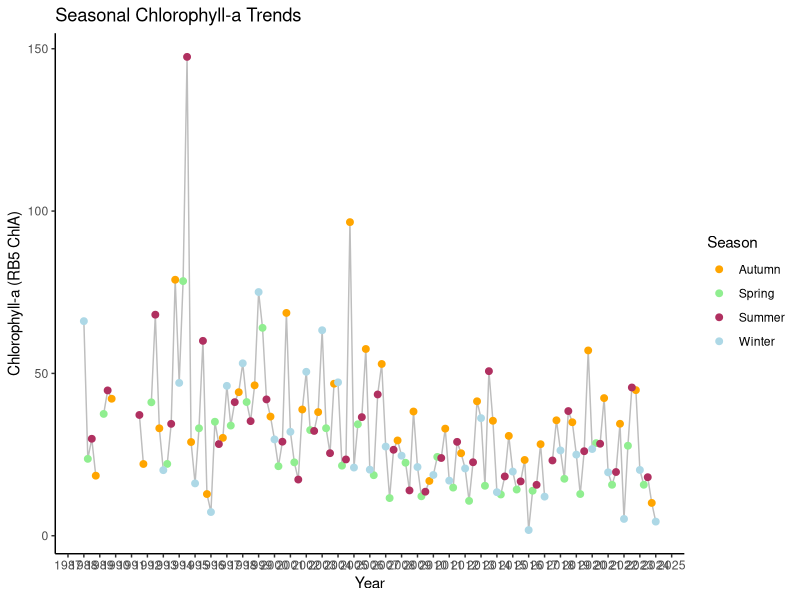
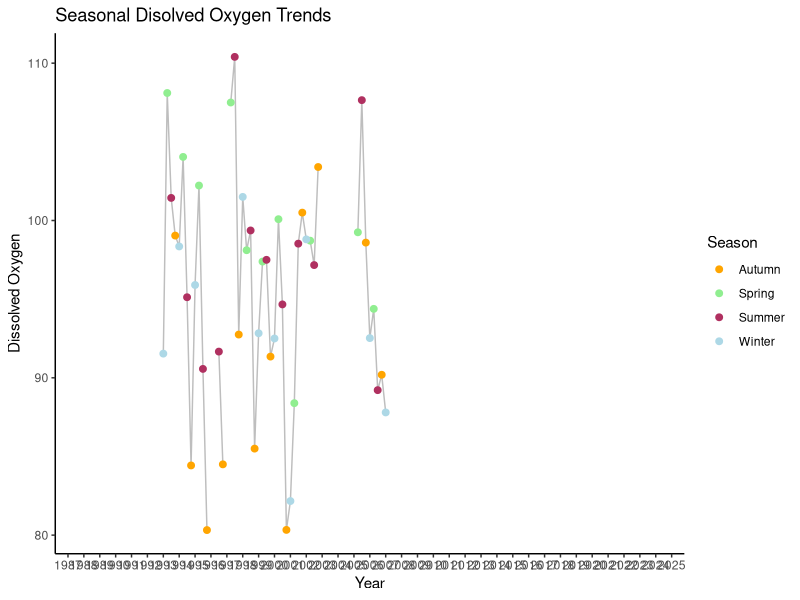
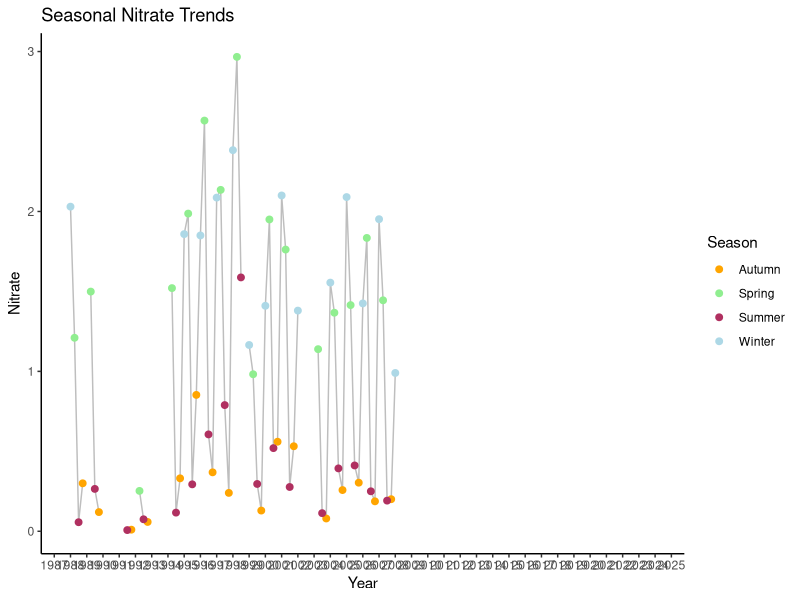
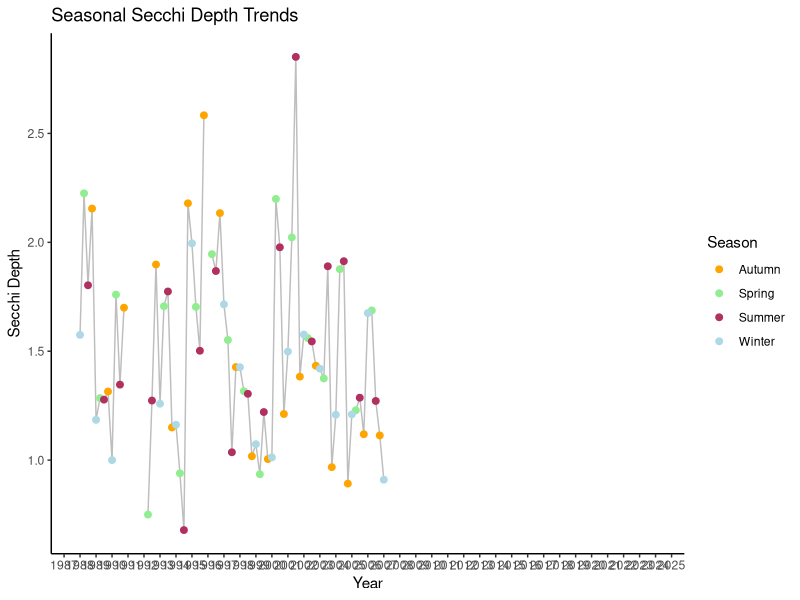
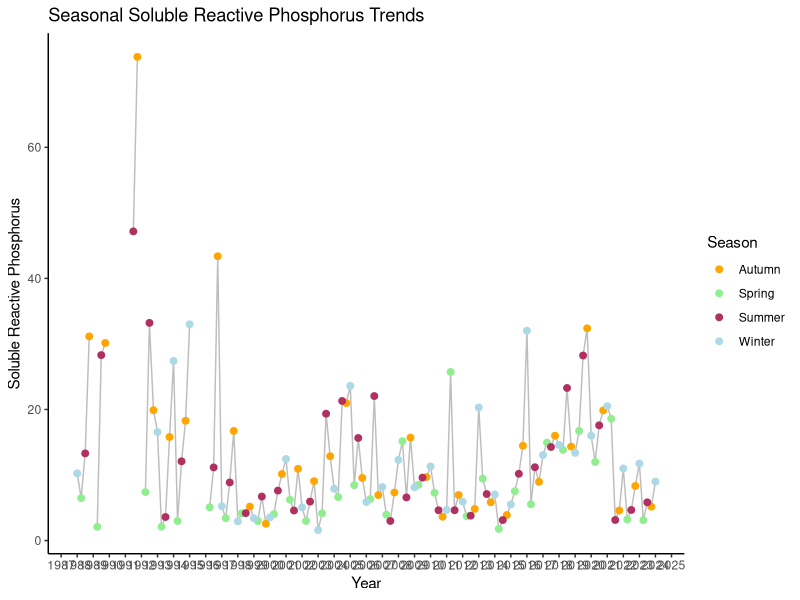
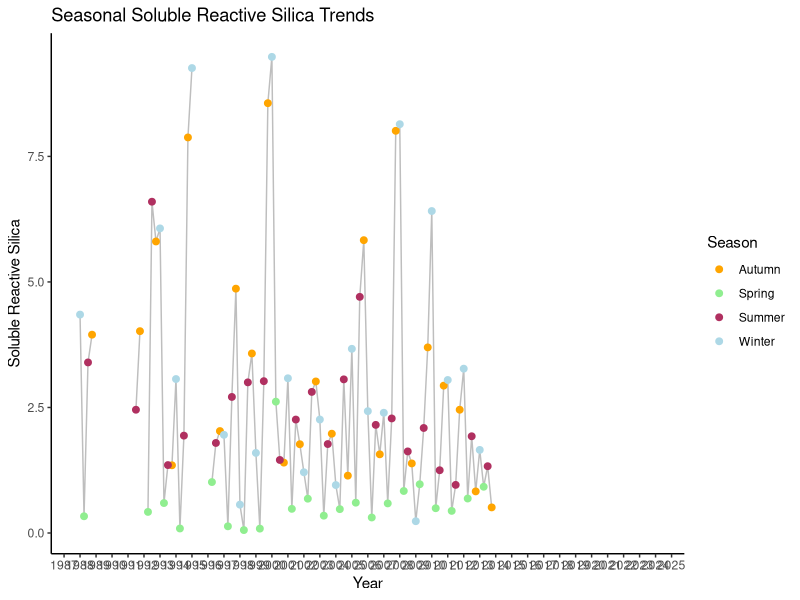
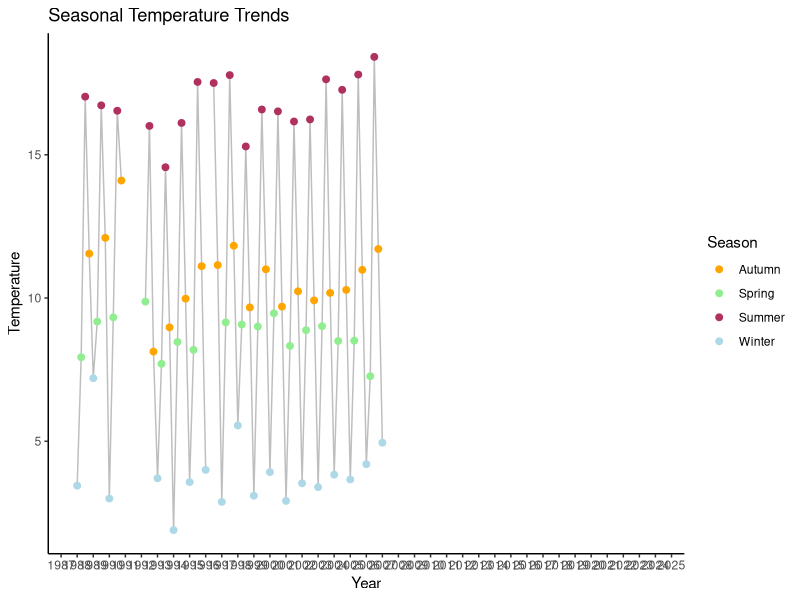
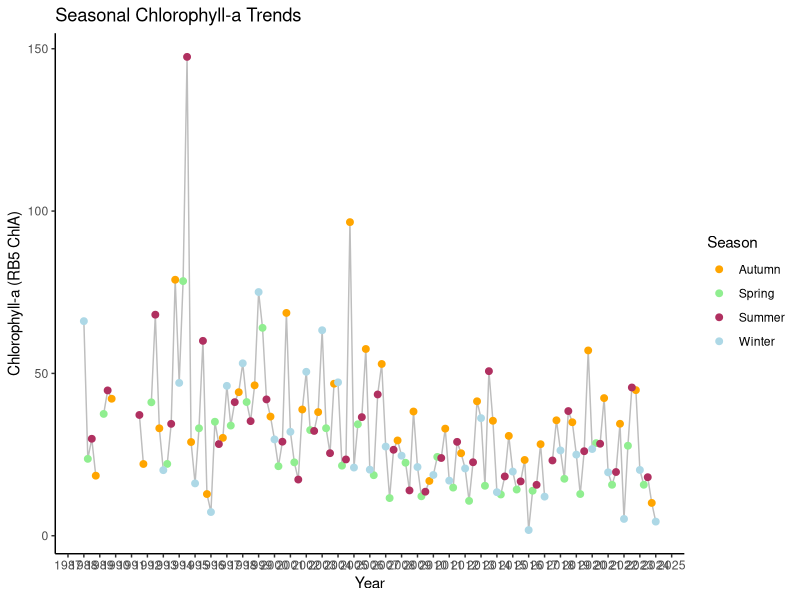

The R script that drew these images, in order:
#4/3/25
#plotting seasonal data 

library(tidyverse)

#load data
RB5_monthly_average<-read.csv("data/raw/csv/RB5_monitoring_data_monthly_average_1980-2023.csv")

View(RB5_monthly_average)

# Add a season column

RB5_seasonal_average <- RB5_monthly_average %>%
  mutate(
    season = case_when(
      month %in% c(12) ~ "Winter",    # December is Winter
      month %in% c(1, 2) ~ "Winter",  # January & February are also Winter
      month %in% c(3, 4, 5) ~ "Spring",
      month %in% c(6, 7, 8) ~ "Summer",
      month %in% c(9, 10, 11) ~ "Autumn"
    ),
    season_year = if_else(month == 12, year + 1, year)  # Shift December’s year forward
  ) %>%
  group_by(season_year, season) %>%
  summarise(across(starts_with("RB5"), mean, na.rm = TRUE), .groups = "drop")  # Averages all RB5.* columns

# Assign numeric months for correct date alignment
RB5_seasonal_average <- RB5_seasonal_average %>%
  mutate(
    month_for_plot = case_when(
      season == "Winter" ~ 1,   # Assign January as representative of Winter
      season == "Spring" ~ 4,   # April for Spring
      season == "Summer" ~ 7,   # July for Summer
      season == "Autumn" ~ 10   # October for Autumn
    ),
    date_for_plot = as.Date(paste(season_year, month_for_plot, "01", sep = "-")) # Create valid Date
  )

View(RB5_seasonal_average)

# Plot seasonal ChlA over time grouped by season
plot_seasonalchla<-ggplot(RB5_seasonal_average, aes(x = date_for_plot, y = `RB5.ChlA`)) +
  geom_line(size = 0.5, colour='grey') +  # Line plot for trends
  geom_point(size = 2, aes(colour=season)) +   # Points for individual data
  labs(title = "Seasonal Chlorophyll-a Trends",
       x = "Year",
       y = "Chlorophyll-a (RB5 ChlA)",
       color = "Season") +
  theme_classic() +
  scale_color_manual(values = c("Winter" = "lightblue", "Spring" = "lightgreen", 
                                "Summer" = "maroon", "Autumn" = "orange"))+
  scale_x_date(date_labels = "%Y", date_breaks = "1 year")
plot_seasonalchla

ggsave("output/seasonaltimeseries/ChlA.png",plot_seasonalchla,width=16,height=8,dpi=450)

# Plot seasonal DO over time grouped by season
plot_seasonalDO<-ggplot(RB5_seasonal_average, aes(x = date_for_plot, y = `RB5.DO`)) +
  geom_line(size = 0.5, colour='grey') +  # Line plot for trends
  geom_point(size = 2, aes(colour=season)) +   # Points for individual data
  labs(title = "Seasonal Disolved Oxygen Trends",
       x = "Year",
       y = "Dissolved Oxygen",
       color = "Season") +
  theme_classic() +
  scale_color_manual(values = c("Winter" = "lightblue", "Spring" = "lightgreen", 
                                "Summer" = "maroon", "Autumn" = "orange"))+
  scale_x_date(date_labels = "%Y", date_breaks = "1 year")
plot_seasonalDO

ggsave("output/seasonaltimeseries/DO.png",plot_seasonalDO,width=16,height=8,dpi=450)

# Plot seasonal DO over time grouped by season
plot_seasonalNO3<-ggplot(RB5_seasonal_average, aes(x = date_for_plot, y = `RB5.NO3`)) +
  geom_line(size = 0.5, colour='grey') +  # Line plot for trends
  geom_point(size = 2, aes(colour=season)) +   # Points for individual data
  labs(title = "Seasonal Nitrate Trends",
       x = "Year",
       y = "Nitrate",
       color = "Season") +
  theme_classic() +
  scale_color_manual(values = c("Winter" = "lightblue", "Spring" = "lightgreen", 
                                "Summer" = "maroon", "Autumn" = "orange"))+
  scale_x_date(date_labels = "%Y", date_breaks = "1 year")

plot_seasonalNO3

ggsave("output/seasonaltimeseries/NO3.png",plot_seasonalNO3,width=16,height=8,dpi=450)

# Plot seasonal SD over time grouped by season
plot_seasonalSD<-ggplot(RB5_seasonal_average, aes(x = date_for_plot, y = `RB5.SD`)) +
  geom_line(size = 0.5, colour='grey') +  # Line plot for trends
  geom_point(size = 2, aes(colour=season)) +   # Points for individual data
  labs(title = "Seasonal Secchi Depth Trends",
       x = "Year",
       y = "Secchi Depth",
       color = "Season") +
  theme_classic() +
  scale_color_manual(values = c("Winter" = "lightblue", "Spring" = "lightgreen", 
                                "Summer" = "maroon", "Autumn" = "orange"))+
  scale_x_date(date_labels = "%Y", date_breaks = "1 year")

plot_seasonalSD

ggsave("output/seasonaltimeseries/SD.png",plot_seasonalSD,width=16,height=8,dpi=450)

# Plot seasonal SRP over time grouped by season
plot_seasonalSRP<-ggplot(RB5_seasonal_average, aes(x = date_for_plot, y = `RB5.SRP`)) +
  geom_line(size = 0.5, colour='grey') +  # Line plot for trends
  geom_point(size = 2, aes(colour=season)) +   # Points for individual data
  labs(title = "Seasonal Soluble Reactive Phosphorus Trends",
       x = "Year",
       y = "Soluble Reactive Phosphorus",
       color = "Season") +
  theme_classic() +
  scale_color_manual(values = c("Winter" = "lightblue", "Spring" = "lightgreen", 
                                "Summer" = "maroon", "Autumn" = "orange"))+
  scale_x_date(date_labels = "%Y", date_breaks = "1 year")

plot_seasonalSRP

ggsave("output/seasonaltimeseries/SRP.png",plot_seasonalSRP,width=16,height=8,dpi=450)

# Plot seasonal SRSi over time grouped by season
plot_seasonalSRSi<-ggplot(RB5_seasonal_average, aes(x = date_for_plot, y = `RB5.SRSi`)) +
  geom_line(size = 0.5, colour='grey') +  # Line plot for trends
  geom_point(size = 2, aes(colour=season)) +   # Points for individual data
  labs(title = "Seasonal Soluble Reactive Silica Trends",
       x = "Year",
       y = "Soluble Reactive Silica",
       color = "Season") +
  theme_classic() +
  scale_color_manual(values = c("Winter" = "lightblue", "Spring" = "lightgreen", 
                                "Summer" = "maroon", "Autumn" = "orange"))+
  scale_x_date(date_labels = "%Y", date_breaks = "1 year")

plot_seasonalSRSi

ggsave("output/seasonaltimeseries/SRSi.png",plot_seasonalSRSi,width=16,height=8,dpi=450)

# Plot seasonal temp over time grouped by season
plot_seasonaltemp<-ggplot(RB5_seasonal_average, aes(x = date_for_plot, y = `RB5.Temp`)) +
  geom_line(size = 0.5, colour='grey') +  # Line plot for trends
  geom_point(size = 2, aes(colour=season)) +   # Points for individual data
  labs(title = "Seasonal Temperature Trends",
       x = "Year",
       y = "Temperature",
       color = "Season") +
  theme_classic() +
  scale_color_manual(values = c("Winter" = "lightblue", "Spring" = "lightgreen", 
                                "Summer" = "maroon", "Autumn" = "orange"))+
  scale_x_date(date_labels = "%Y", date_breaks = "1 year")

plot_seasonaltemp

ggsave("output/seasonaltimeseries/temp.png",plot_seasonaltemp,width=16,height=8,dpi=450)
